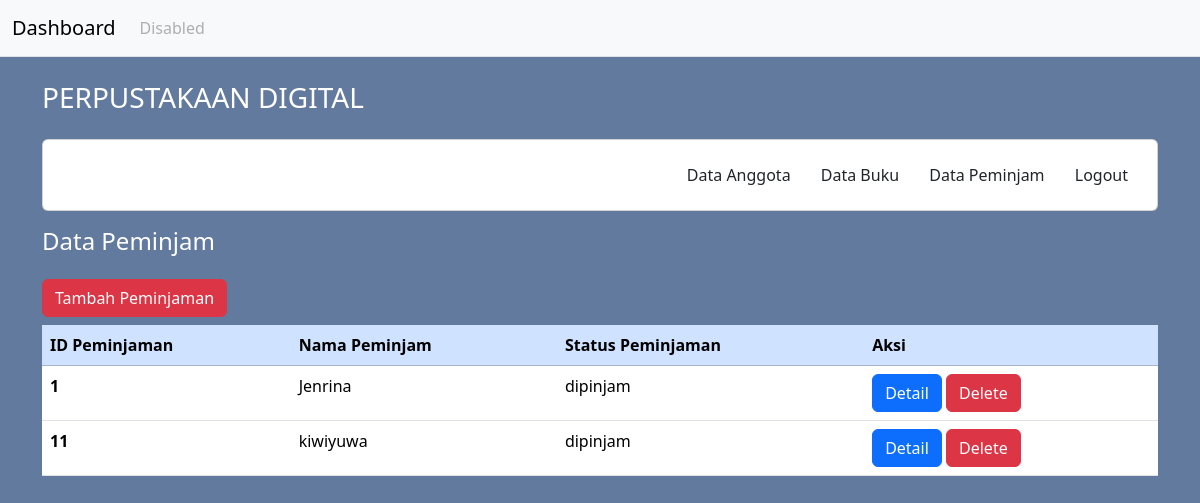
The app's page /petugas/peminjam.php (signed in), older data.
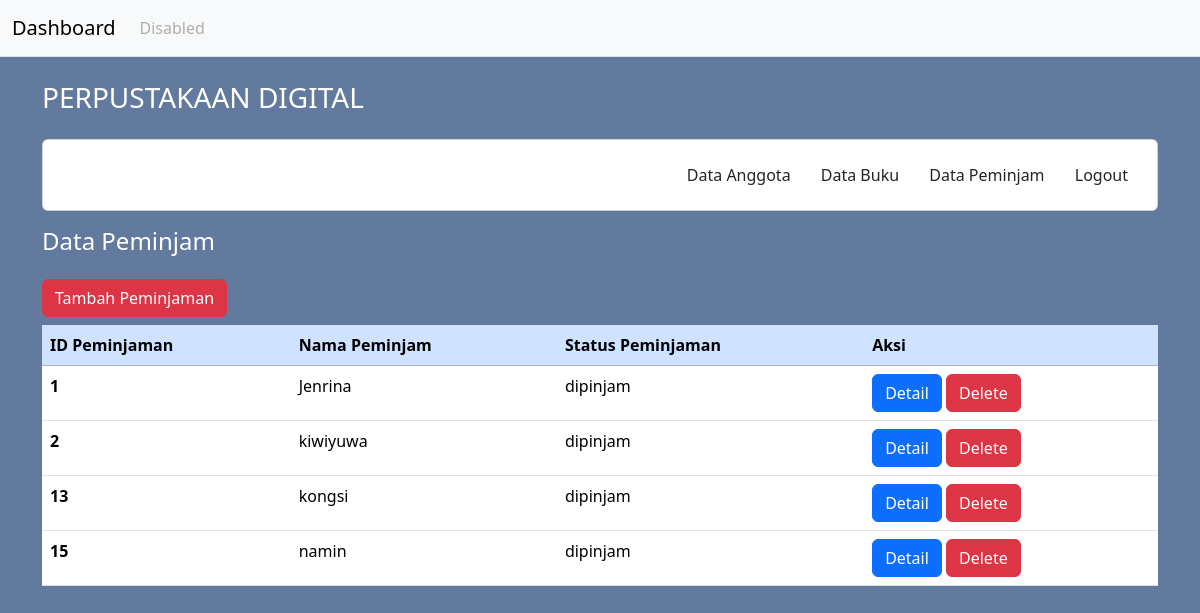
The same page, newer data.
### tables this page shows
CREATE TABLE `peminjaman` (
  `IDpeminjaman` int(11) NOT NULL,
  `IDuser` int(11) NOT NULL,
  `IDbuku` int(11) NOT NULL,
  `nama` varchar(255) NOT NULL,
  `tglpeminjaman` date NOT NULL,
  `tglpengembalian` date NOT NULL,
  `statuspeminjaman` enum('dipinjam','diproses','dikembalikan') NOT NULL
);

### petugas/peminjam.php (the view, shortened to what this page needs)
<!DOCTYPE html>
<html lang="en">
<head>
</head>
<body style="background-color: #637A9F;">
<nav class="navbar navbar-expand-lg bg-light border-bottom border-body" data-bs-theme="light">
  <div class="container-fluid">
    <a class="navbar-brand" href="index_pts.php">Dashboard</a>
    <div class="collapse navbar-collapse" id="navbarSupportedContent">
      <ul class="navbar-nav me-auto mb-4 mb-lg-0">
        <li class="nav-item">
          <a class="nav-link disabled" aria-disabled="true">Disabled</a>
        </li>
      </ul>
    </div>
  </div>
</nav>
</body>
</html>
<?php
  include 'layout/header.php';
?>
<div class="container">
    <div class="row text-white" style="margin-top: 1rem;">
    <div class="col">
        <h4>Data Peminjam</h4>
        <a href="data/pinjam_buku.php" class="btn btn-danger mt-3">Tambah Peminjaman</a>
        <table class="table my-2">
            <thead  class="table table-primary  ">
                <tr>
                    <th scope="col">ID Peminjaman</th>
                    <th scope="col">Nama Peminjam</th>
                    <th scope="col">Status Peminjaman</th>
                    <th scope="col">Aksi</th>
                </tr>
            </thead>
            <?php
            include '../koneksi/koneksi.php';
            $data = mysqli_query($conn, "SELECT * FROM peminjaman");
            while ($d = mysqli_fetch_array($data)) {
            ?>
            <tbody>
                <tr>
                    <th scope="row"><?php echo $d['IDpeminjaman'];?></th>
                    <td><?php echo $d['nama'];?></td>
                    <td><?php echo $d['statuspeminjaman'];?></td>
                    <td>
                        <a href="data/detail_peminjaman.php?idp=<?php echo $d['IDpeminjaman'];?>" class="btn btn-primary text-white">Detail</a>
                        <a href="data/delete_pinjaman.php?idp=<?php echo $d['IDpeminjaman'];?>" class="btn btn-danger text-white">Delete</a>
                    </td>
                </tr>
            </tbody>
            <?php
              }
            ?>
        </table>
        </div>
    </div>
  </div>
<?php
  include 'layout/footer.php';
?>

Row changes from the older to the newer data that the page shows:
removed peminjaman: IDpeminjaman "11", nama "kiwiyuwa", statuspeminjaman "dipinjam"
added peminjaman: IDpeminjaman "2", nama "kiwiyuwa", statuspeminjaman "dipinjam"
added peminjaman: IDpeminjaman "13", nama "kongsi", statuspeminjaman "dipinjam"
added peminjaman: IDpeminjaman "15", nama "namin", statuspeminjaman "dipinjam"
